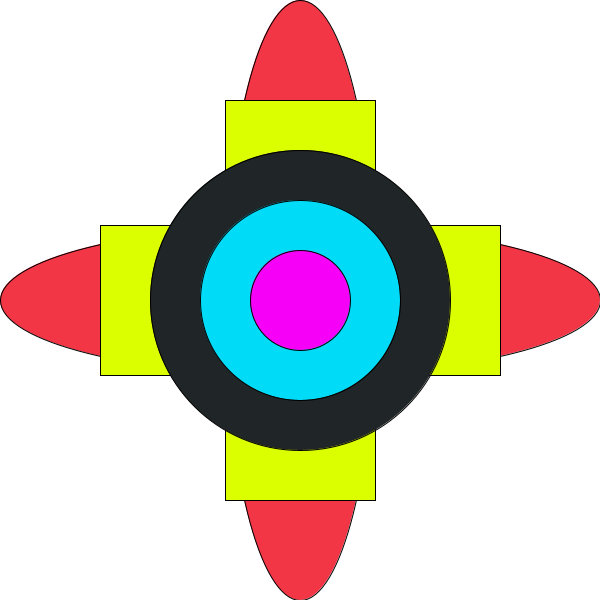
Frame 1 (no input)
Frame 60 (the mouse pressed at the canvas centre just before this capture): identical to frame 1, image omitted
Frame 120 (the mouse held since frame 60 and released just before this capture): identical to frame 1, image omitted

The Processing sketch that drew this single still picture (run headless with seeded random() and noise(); from frame 60 on, the mouse is pressed at the canvas centre):

// Processing sketch: Challenge_14
// ── Challenge_14.pde
void setup() {
  size(600, 600);
  
  frameRate(500);
}

void draw() {
  background(255);
  fill(#F23646);
  ellipse(300,300,600,150);
  ellipse(300,300,150,600);
  fill(#DCFF00);
  rect(225,100,150,400);
  fill(#DCFF00);
  rect(100,225,400,150);
  fill(#202627);
  ellipse(300,300,300,300);
  fill(#00DCF7);
  ellipse(300,300,200,200);
  fill(#F700F7); 
  ellipse(300, 300, 100, 100);

}
